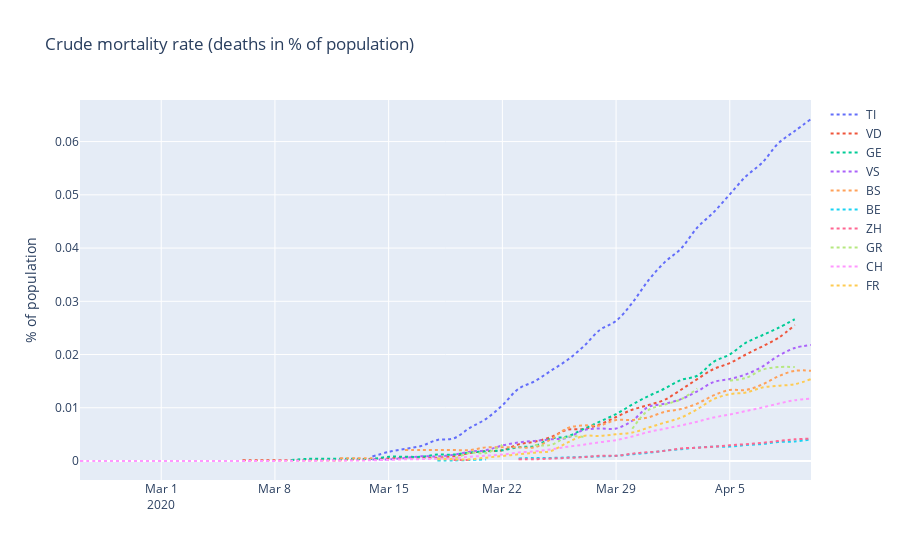
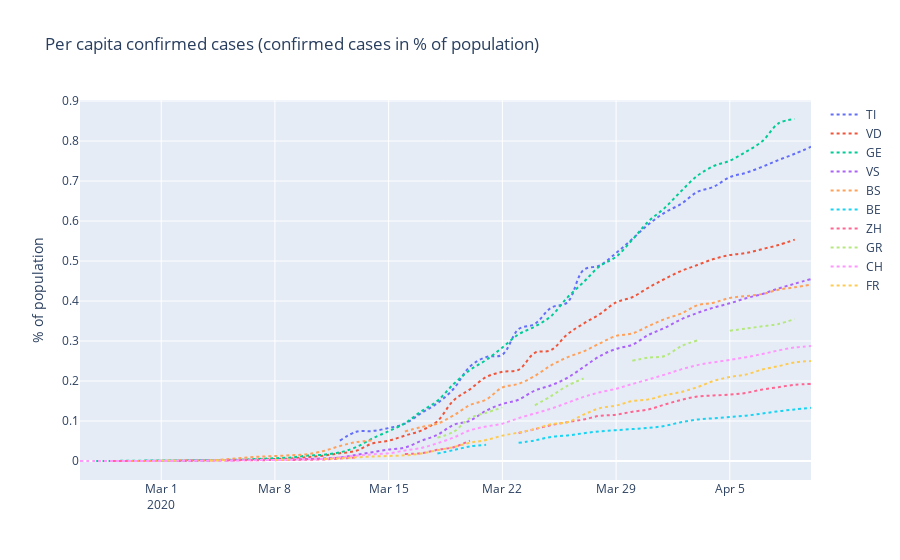
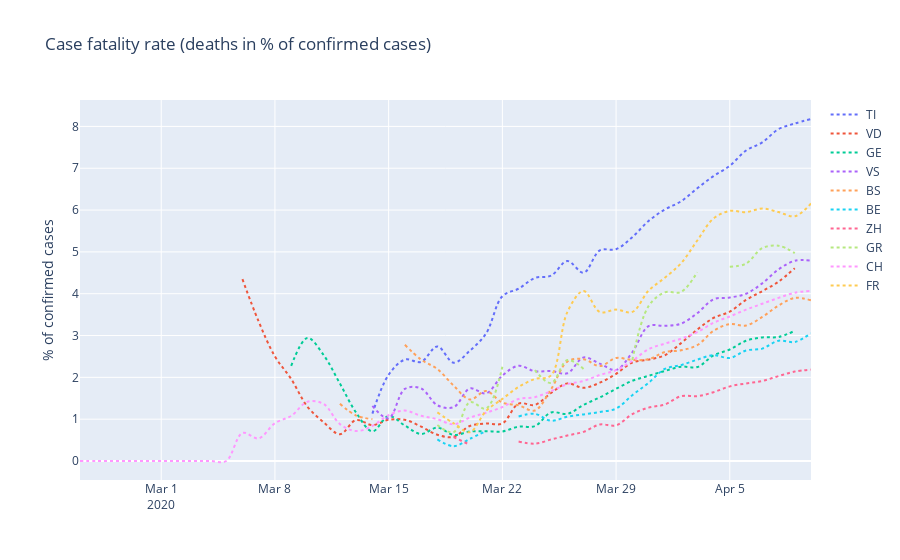

Notebook code cell kept with these figures, in order:
### Markdown cell above
-----------------------------------------
# Wöchentliche Todesfälle in der Schweiz 2020
### Grafik des BFS ergänzt mit den bestätigten Todesfällen durch COVID-19 (rote Balken):

<img src="WTF2020.png" alt="Drawing" style="width: 800px;"/>

Quelle: [BFS, 2020](https://www.bfs.admin.ch/bfs/de/home/statistiken/gesundheit/gesundheitszustand/sterblichkeit-todesursachen.html)

-----------------------------------------
### Zum Vergleich die Grippewelle von 2016/2017:

<img src="WTF1617.png" alt="Drawing" style="width: 800px;"/>



Quelle: [BFS, 2017](https://www.bfs.admin.ch/bfs/de/home/statistiken/gesundheit/gesundheitszustand/sterblichkeit-todesursachen.assetdetail.4482306.html)

-----------------------------------------

### Code cell
#select countries
       #what countries are there?
       #df["countriesAndTerritories"].unique()

cantons = ["TI","VD","GE","VS","BS","BE","ZH", "GR", "CH","FR"]
df_cantons = df2[df2["Country"].isin(cantons)]
df_cantons=df_cantons.sort_values(by=['Country','Date'])

#calculation of additional parameters
df_cantons['Mortality_%'] = df_cantons.deaths / df_cantons.cases * 100
df_cantons['Extent_%'] = df_cantons.cases / df_cantons.popData2018 * 100
df_cantons['Deaths%pop']=df_cantons.deaths / df_cantons.popData2018 * 100

'''md
# Plotly
'''

# Quelle: https://www.youtube.com/watch?v=XUNaGFa9xCM
# dort gibt es ein weiteres Beispiel mit Widgets und interactive
#df.loc[df['Country'] == "Italy"]

import plotly as py
import plotly.graph_objs as go
import ipywidgets as widgets
import numpy as np
py.offline.init_notebook_mode(connected=True)
#                                                                                   Fig. (a)
layouta = go.Layout(
    title='Case fatality rate (deaths in % of confirmed cases)',
    yaxis=dict(
        title='% of confirmed cases'
    ),
)

trace_cantons0a = go.Scatter(
    x=df_cantons.loc[df_cantons['Country'] == cantons[0],"Date"],
    y=df_cantons.loc[df_cantons['Country'] == cantons[0], "Mortality_%"],
    mode='lines',
    name=cantons[0],
    line=dict(
        shape='spline',
        dash='dot'
    )
)
trace_cantons1a = go.Scatter(
    x=df_cantons.loc[df_cantons['Country'] == cantons[1],"Date"],
    y=df_cantons.loc[df_cantons['Country'] == cantons[1],"Mortality_%"],
    mode='lines',
    name=cantons[1],
    line=dict(
        shape='spline',
        dash='dot'
    )
)
trace_cantons2a = go.Scatter(
    x=df_cantons.loc[df_cantons['Country'] == cantons[2],"Date"],
    y=df_cantons.loc[df_cantons['Country'] == cantons[2], "Mortality_%"],
    mode='lines',
    name=cantons[2],
    line=dict(
        shape='spline',
        dash='dot'
    )
)
trace_cantons3a = go.Scatter(
    x=df_cantons.loc[df_cantons['Country'] == cantons[3],"Date"],
    y=df_cantons.loc[df_cantons['Country'] == cantons[3],"Mortality_%"],
    mode='lines',
    name=cantons[3],
    line=dict(
        shape='spline',
        dash='dot'
    )
)
trace_cantons4a = go.Scatter(
    x=df_cantons.loc[df_cantons['Country'] == cantons[4],"Date"],
    y=df_cantons.loc[df_cantons['Country'] == cantons[4], "Mortality_%"],
    mode='lines',
    name=cantons[4],
    line=dict(
        shape='spline',
        dash='dot'
    )
)
trace_cantons5a = go.Scatter(
    x=df_cantons.loc[df_cantons['Country'] == cantons[5],"Date"],
    y=df_cantons.loc[df_cantons['Country'] == cantons[5],"Mortality_%"],
    mode='lines',
    name=cantons[5],
    line=dict(
        shape='spline',
        dash='dot'
    )
)
trace_cantons6a = go.Scatter(
    x=df_cantons.loc[df_cantons['Country'] == cantons[6],"Date"],
    y=df_cantons.loc[df_cantons['Country'] == cantons[6],"Mortality_%"],
    mode='lines',
    name=cantons[6],
    line=dict(
        shape='spline',
        dash='dot'
    )
)
trace_cantons7a = go.Scatter(
    x=df_cantons.loc[df_cantons['Country'] == cantons[7],"Date"],
    y=df_cantons.loc[df_cantons['Country'] == cantons[7],"Mortality_%"],
    mode='lines',
    name=cantons[7],
    line=dict(
        shape='spline',
        dash='dot'
    )
)
trace_cantons8a = go.Scatter(
    x=df_cantons.loc[df_cantons['Country'] == cantons[8],"Date"],
    y=df_cantons.loc[df_cantons['Country'] == cantons[8],"Mortality_%"],
    mode='lines',
    name=cantons[8],
    line=dict(
        shape='spline',
        dash='dot'
    )
)
trace_cantons9a = go.Scatter(
    x=df_cantons.loc[df_cantons['Country'] == cantons[9],"Date"],
    y=df_cantons.loc[df_cantons['Country'] == cantons[9],"Mortality_%"],
    mode='lines',
    name=cantons[9],
    line=dict(
        shape='spline',
        dash='dot'
    )
)

#                                                                                   Fig. (b)
layoutb = go.Layout(
    title='Per capita confirmed cases (confirmed cases in % of population)',
    yaxis=dict(
        title='% of population'
    ),
)

trace_cantons0b = go.Scatter(
    x=df_cantons.loc[df_cantons['Country'] == cantons[0],"Date"],
    y=df_cantons.loc[df_cantons['Country'] == cantons[0], "Extent_%"],
    mode='lines',
    name=cantons[0],
    line=dict(
        shape='spline',
        dash='dot'
    )
)
trace_cantons1b = go.Scatter(
    x=df_cantons.loc[df_cantons['Country'] == cantons[1],"Date"],
    y=df_cantons.loc[df_cantons['Country'] == cantons[1],"Extent_%"],
    mode='lines',
    name=cantons[1],
    line=dict(
        shape='spline',
        dash='dot'
    )
)
trace_cantons2b = go.Scatter(
    x=df_cantons.loc[df_cantons['Country'] == cantons[2],"Date"],
    y=df_cantons.loc[df_cantons['Country'] == cantons[2], "Extent_%"],
    mode='lines',
    name=cantons[2],
    line=dict(
        shape='spline',
        dash='dot'
    )
)
trace_cantons3b = go.Scatter(
    x=df_cantons.loc[df_cantons['Country'] == cantons[3],"Date"],
    y=df_cantons.loc[df_cantons['Country'] == cantons[3],"Extent_%"],
    mode='lines',
    name=cantons[3],
    line=dict(
        shape='spline',
        dash='dot'
    )
)
trace_cantons4b = go.Scatter(
    x=df_cantons.loc[df_cantons['Country'] == cantons[4],"Date"],
    y=df_cantons.loc[df_cantons['Country'] == cantons[4], "Extent_%"],
    mode='lines',
    name=cantons[4],
    line=dict(
        shape='spline',
        dash='dot'
    )
)
trace_cantons5b = go.Scatter(
    x=df_cantons.loc[df_cantons['Country'] == cantons[5],"Date"],
    y=df_cantons.loc[df_cantons['Country'] == cantons[5],"Extent_%"],
    mode='lines',
    name=cantons[5],
    line=dict(
        shape='spline',
        dash='dot'
    )
)
trace_cantons6b = go.Scatter(
    x=df_cantons.loc[df_cantons['Country'] == cantons[6],"Date"],
    y=df_cantons.loc[df_cantons['Country'] == cantons[6],"Extent_%"],
    mode='lines',
    name=cantons[6],
    line=dict(
        shape='spline',
        dash='dot'
    )
)
trace_cantons7b = go.Scatter(
    x=df_cantons.loc[df_cantons['Country'] == cantons[7],"Date"],
    y=df_cantons.loc[df_cantons['Country'] == cantons[7],"Extent_%"],
    mode='lines',
    name=cantons[7],
    line=dict(
        shape='spline',
        dash='dot'
    )
)
trace_cantons8b = go.Scatter(
    x=df_cantons.loc[df_cantons['Country'] == cantons[8],"Date"],
    y=df_cantons.loc[df_cantons['Country'] == cantons[8],"Extent_%"],
    mode='lines',
    name=cantons[8],
    line=dict(
        shape='spline',
        dash='dot'
    )
)
trace_cantons9b = go.Scatter(
    x=df_cantons.loc[df_cantons['Country'] == cantons[9],"Date"],
    y=df_cantons.loc[df_cantons['Country'] == cantons[9],"Extent_%"],
    mode='lines',
    name=cantons[9],
    line=dict(
        shape='spline',
        dash='dot'
    )
)

#                                                                                   Fig. (c)

layoutc = go.Layout(
    title='Crude mortality rate (deaths in % of population)',
    yaxis=dict(
        title='% of population'
    ),
)

trace_cantons0c = go.Scatter(
    x=df_cantons.loc[df_cantons['Country'] == cantons[0],"Date"],
    y=df_cantons.loc[df_cantons['Country'] == cantons[0], "Deaths%pop"],
    mode='lines',
    name=cantons[0],
    line=dict(
        shape='spline',
        dash='dot'
    )
)
trace_cantons1c = go.Scatter(
    x=df_cantons.loc[df_cantons['Country'] == cantons[1],"Date"],
    y=df_cantons.loc[df_cantons['Country'] == cantons[1],"Deaths%pop"],
    mode='lines',
    name=cantons[1],
    line=dict(
        shape='spline',
        dash='dot'
    )
)
trace_cantons2c = go.Scatter(
    x=df_cantons.loc[df_cantons['Country'] == cantons[2],"Date"],
    y=df_cantons.loc[df_cantons['Country'] == cantons[2], "Deaths%pop"],
    mode='lines',
    name=cantons[2],
    line=dict(
        shape='spline',
        dash='dot'
    )
)
trace_cantons3c = go.Scatter(
    x=df_cantons.loc[df_cantons['Country'] == cantons[3],"Date"],
    y=df_cantons.loc[df_cantons['Country'] == cantons[3],"Deaths%pop"],
    mode='lines',
    name=cantons[3],
    line=dict(
        shape='spline',
        dash='dot'
    )
)
trace_cantons4c = go.Scatter(
    x=df_cantons.loc[df_cantons['Country'] == cantons[4],"Date"],
    y=df_cantons.loc[df_cantons['Country'] == cantons[4], "Deaths%pop"],
    mode='lines',
    name=cantons[4],
    line=dict(
        shape='spline',
        dash='dot'
    )
)
trace_cantons5c = go.Scatter(
    x=df_cantons.loc[df_cantons['Country'] == cantons[5],"Date"],
    y=df_cantons.loc[df_cantons['Country'] == cantons[5],"Deaths%pop"],
    mode='lines',
    name=cantons[5],
    line=dict(
        shape='spline',
        dash='dot'
    )
)
trace_cantons6c = go.Scatter(
    x=df_cantons.loc[df_cantons['Country'] == cantons[6],"Date"],
    y=df_cantons.loc[df_cantons['Country'] == cantons[6],"Deaths%pop"],
    mode='lines',
    name=cantons[6],
    line=dict(
        shape='spline',
        dash='dot'
    )
)
trace_cantons7c = go.Scatter(
    x=df_cantons.loc[df_cantons['Country'] == cantons[7],"Date"],
    y=df_cantons.loc[df_cantons['Country'] == cantons[7],"Deaths%pop"],
    mode='lines',
    name=cantons[7],
    line=dict(
        shape='spline',
        dash='dot'
    )
)
trace_cantons8c = go.Scatter(
    x=df_cantons.loc[df_cantons['Country'] == cantons[8],"Date"],
    y=df_cantons.loc[df_cantons['Country'] == cantons[8],"Deaths%pop"],
    mode='lines',
    name=cantons[8],
    line=dict(
        shape='spline',
        dash='dot'
    )
)
trace_cantons9c = go.Scatter(
    x=df_cantons.loc[df_cantons['Country'] == cantons[9],"Date"],
    y=df_cantons.loc[df_cantons['Country'] == cantons[9],"Deaths%pop"],
    mode='lines',
    name=cantons[9],
    line=dict(
        shape='spline',
        dash='dot'
    )
)
fig_cantonsc = go.Figure(data=[trace_cantons0c, trace_cantons1c, trace_cantons2c, trace_cantons3c, trace_cantons4c, trace_cantons5c, trace_cantons6c, trace_cantons7c, trace_cantons8c, trace_cantons9c], layout=layoutc)
py.offline.iplot(fig_cantonsc)

fig_cantonsb = go.Figure(data=[trace_cantons0b, trace_cantons1b, trace_cantons2b, trace_cantons3b, trace_cantons4b, trace_cantons5b, trace_cantons6b, trace_cantons7b, trace_cantons8b, trace_cantons9b], layout=layoutb)
py.offline.iplot(fig_cantonsb)

fig_cantonsa = go.Figure(data=[trace_cantons0a, trace_cantons1a, trace_cantons2a, trace_cantons3a, trace_cantons4a, trace_cantons5a, trace_cantons6a, trace_cantons7a, trace_cantons8a, trace_cantons9a], layout=layouta)
py.offline.iplot(fig_cantonsa)
